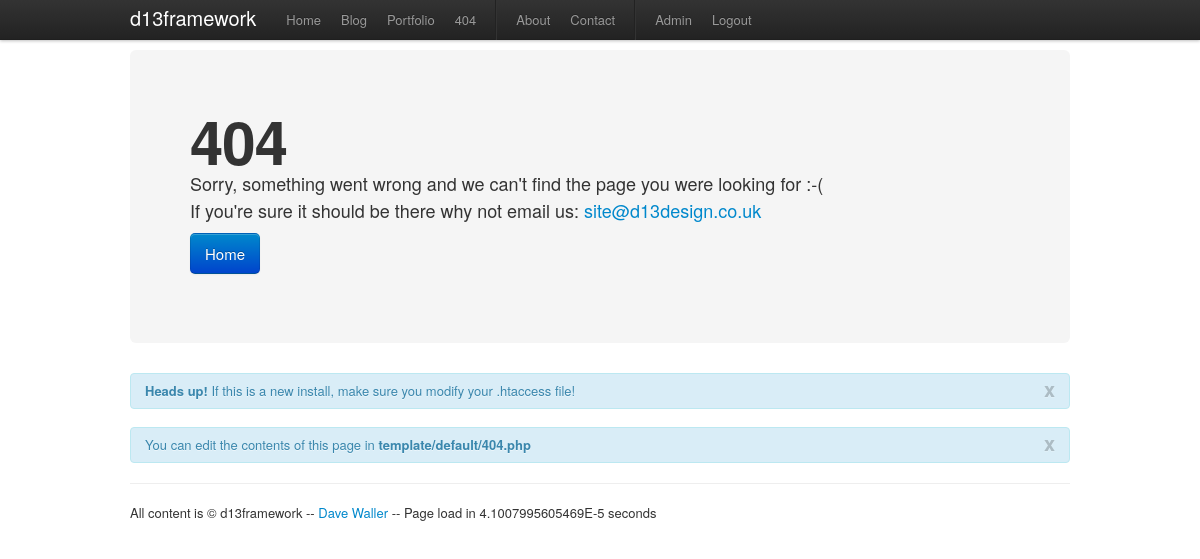
/ (signed in), run on the app's committed database.
### tables this page shows
CREATE TABLE `fw_sections` (
  `id` int(11) NOT NULL AUTO_INCREMENT,
  `title` text NOT NULL,
  `slug` text NOT NULL,
  PRIMARY KEY (`id`)
);

CREATE TABLE `fw_pages` (
  `id` int(11) NOT NULL AUTO_INCREMENT,
  `title` text NOT NULL,
  `slug` text NOT NULL,
  `contents` text NOT NULL,
  PRIMARY KEY (`id`)
);

### lib/helper.inc.php (the view, shortened to what this page needs)
<?php
function html_css($file,$rel="stylesheet"){
	echo '<link rel="'.$rel.'" type="text/css" href="'.SITE_URL.'/template/'.TEMPLATE.'/css/'.$file.'" />';
}
function html_link($link,$text,$linkClass='',$title='',$target='',$span=false){
	if($target=='' || !isset($target)) $target='_self';
	echo '<a href="'.$link.'" title="'.$title.'" class="'.$linkClass.'" target="'.$target.'">';
	echo $text;
	echo '</a>';
}
function list_pages($a){
	$result = mysql_query("SELECT * FROM ".TBL_PRE."pages");
	while($row = mysql_fetch_array($result)){
		if($a['section']=='pages' && $a['page']==$row['slug']){ $class="active"; }else{ $class=""; }
        echo '<li class="'.$class.'">';
		echo '</li>';
	}
}
function list_sections($a){
	$result = mysql_query("SELECT * FROM ".TBL_PRE."sections");
	while($row = mysql_fetch_array($result)){
		if($a['section']==$row['slug']){ $class="active"; }else{ $class=""; }
        echo '<li class="'.$class.'">';
		echo '</li>';
	}
}
?>

### data on the page
fw_sections: title "Blog"
fw_sections: title "Portfolio"
fw_pages: title "About"
fw_pages: title "Contact"

### other printed values
$text "d13framework Home 404 Admin site@d13design.co.uk Home Dave Waller"
TEMPLATE "default"
SITE_NAME "d13framework"
$totaltime "4.1007995605469E-5"
